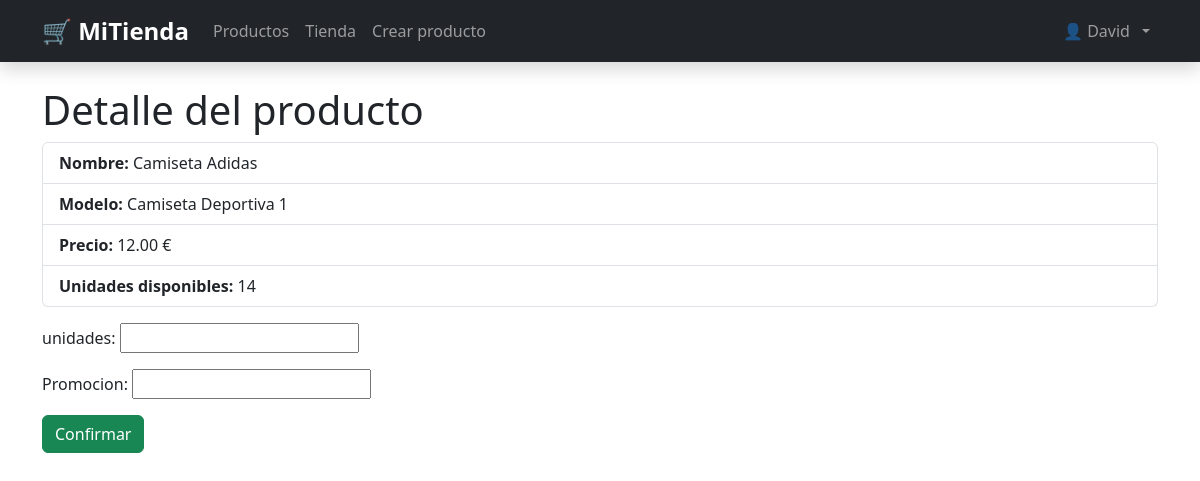
/tienda/checkout/1/ (signed in), run on the app's committed database.
### tienda/models.py (models this page shows, shortened)
class Usuario(AbstractUser):
    saldo = models.DecimalField(max_digits=10, decimal_places=2, default=0.00)
    vip = models.BooleanField(default= False)

class Producto(models.Model):
    nombre = models.CharField(max_length=100, blank = False, null=True )
    modelo = models.CharField(max_length=100, blank = False, null=True )
    unidades = models.IntegerField( blank = False)
    precio = models.DecimalField(max_digits=10, decimal_places=2, default=0.00)
    vip = models.BooleanField(default= False)
    marca = models.ForeignKey("Marca",on_delete=models.CASCADE)

### tienda/views.py (the view)
# urls.py: path('checkout/<int:producto_id>/', views.checkout, name='checkout'),
def checkout(request, producto_id):
    producto = get_object_or_404(Producto, pk=producto_id)
    if request.method == 'POST':
        form = CheckoutForm(request.POST)
        if form.is_valid():
            unidades = form.cleaned_data['unidades']
            codigo = form.cleaned_data['codigo']
            if codigo:
                try:
                    promocion = Promocion.objects.get(codigo=codigo).filter(fecha_inicio__lte = datetime.now() , fecha_fin__gte = datetime.now(), codigo = codigo )
                except Promocion.DoesNotExist:
                    messages.error(request, 'Promocion no valida')
                    return render(request, 'app/checkout.html', {'producto':producto, 'form':form})
                if promocion.fecha_inicio < datetime.today() or promocion.fecha_fin > datetime.today():
                    messages.error(request, 'Promocion Fuera de Fecha')
                    return render(request, 'app/checkout.html', {'producto':producto, 'form':form})
            if unidades > producto.unidades:
                messages.error(request, 'No hay Stock')
            else:
                total = unidades * producto.precio
                if request.user.saldo <= total :
                    messages.error(request, 'No hay saldo suficiente')
                else:
                    importe = unidades * producto.precio
                    Compra.objects.create(
                        usuario=request.user,
                        producto=producto,
                        unidades=unidades,
                        importe=importe,
                    )
                    producto.unidades -= unidades
                    producto.save()
                    request.user.saldo -= total
                    request.user.save()
                    messages.success(request, 'Compra Realizada')
                return redirect('tienda')
    else:
        form = CheckoutForm()
    return render(request, 'tienda/checkout.html', {'producto': producto, 'form': form})

### tienda/forms.py
class CheckoutForm(forms.Form):
    unidades = forms.IntegerField(min_value=1, label= 'unidades')
    promocion = forms.IntegerField(required = False )

### tienda/templates/tienda/checkout.html (shortened to what this page needs)
{% extends 'tienda/base.html'%}
{% block content %}
<h1>Detalle del producto</h1>
<ul class="list-group mb-3">
    <li class="list-group-item"><strong>Nombre:</strong> {{ producto.nombre }}</li>
    <li class="list-group-item"><strong>Modelo:</strong> {{ producto.modelo }}</li>
    <li class="list-group-item"><strong>Precio:</strong> {{ producto.precio }} €</li>
    <li class="list-group-item"><strong>Unidades disponibles:</strong> {{ producto.unidades }}</li>
</ul>
<form method="post">
    {{ form.as_p }}
    <button class="btn btn-success" type="submit">Confirmar</button>
</form>
{% endblock %}

### tienda/templates/tienda/base.html (shortened to what this page needs)
<!DOCTYPE html>
<html lang="es">
<head>
    <link href="https://cdn.jsdelivr.net/npm/bootstrap@5.3.2/dist/css/bootstrap.min.css" rel="stylesheet">
</head>
<body>
<nav class="navbar navbar-expand-lg navbar-dark bg-dark shadow">
    <div class="container">
        <a class="navbar-brand fw-bold fs-4" href="{% url 'listadoProductos' %}">🛒 MiTienda</a>
        <div class="collapse navbar-collapse" id="navbarTienda">
            <ul class="navbar-nav me-auto mb-2 mb-lg-0">
                <li class="nav-item">
                    <a class="nav-link" href="{% url 'listadoProductos' %}">Productos</a>
                </li>
                <li class="nav-item">
                    <a class="nav-link" href="{% url 'tienda' %}">Tienda</a>
                </li>
                {% if user.is_staff %}
                <li class="nav-item">
                    <a class="nav-link" href="{% url 'producto_crear' %}">Crear producto</a>
                </li>
                {% endif %}
            </ul>
            <ul class="navbar-nav ms-auto">
                {% if user.is_authenticated %}
                <li class="nav-item dropdown">
                    <a class="nav-link dropdown-toggle d-flex align-items-center" href="#" id="navbarUser" role="button" data-bs-toggle="dropdown" aria-expanded="false">
                        <span class="me-2">👤 {{ user.username }}</span>
                    </a>
                </li>
                {% else %}
                <li class="nav-item">
                    <a class="btn btn-outline-light btn-sm" href="{% url 'login' %}">Iniciar sesión</a>
                </li>
                {% endif %}
            </ul>
        </div>
    </div>
</nav>
<div class="container mt-4">
    {% block content %}
    {% endblock %}
</div>
</body>
</html>

### data on the page
Usuario: username "David"
Producto: nombre "Camiseta Adidas", modelo "Camiseta Deportiva 1", precio "12.00", unidades "14"
